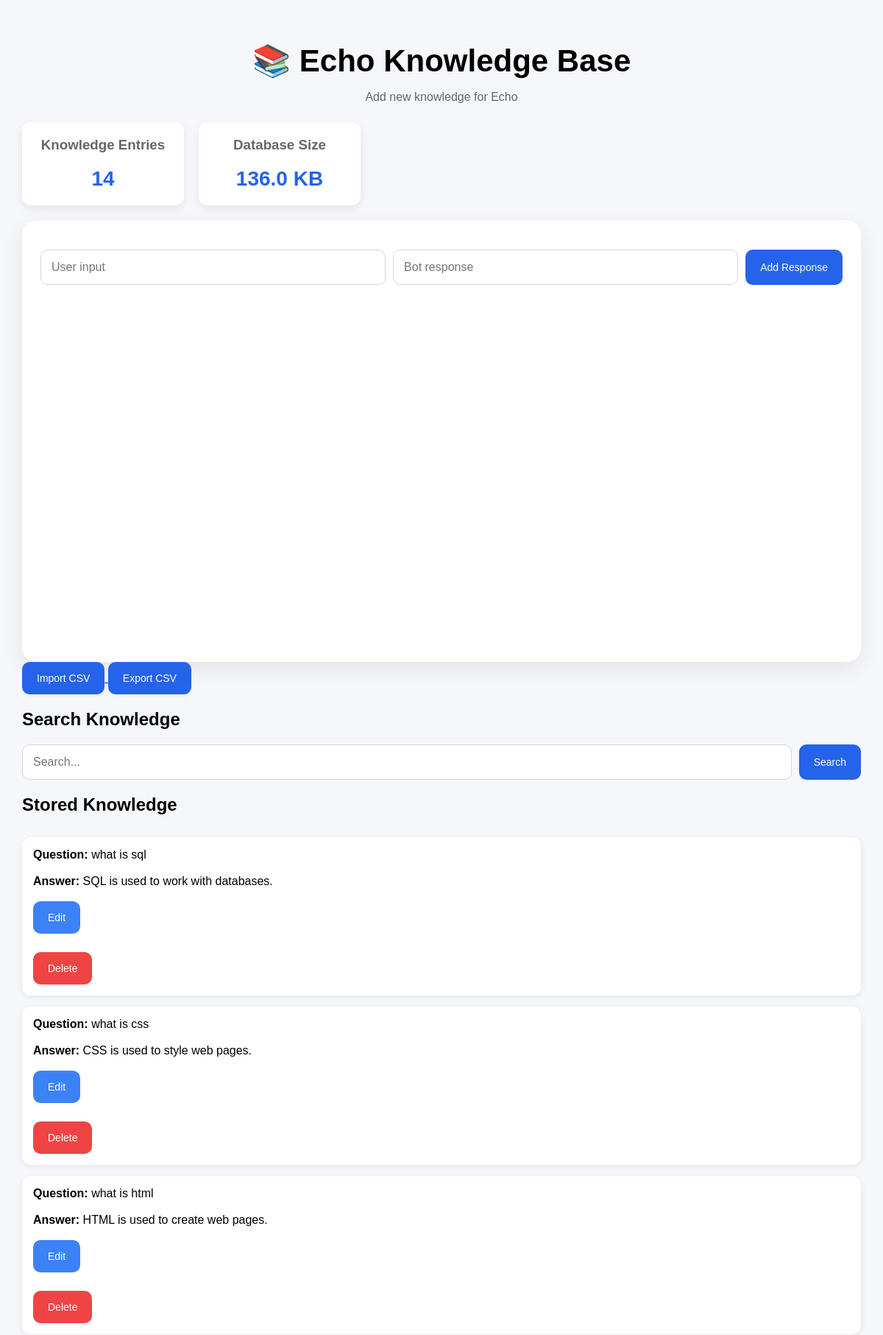
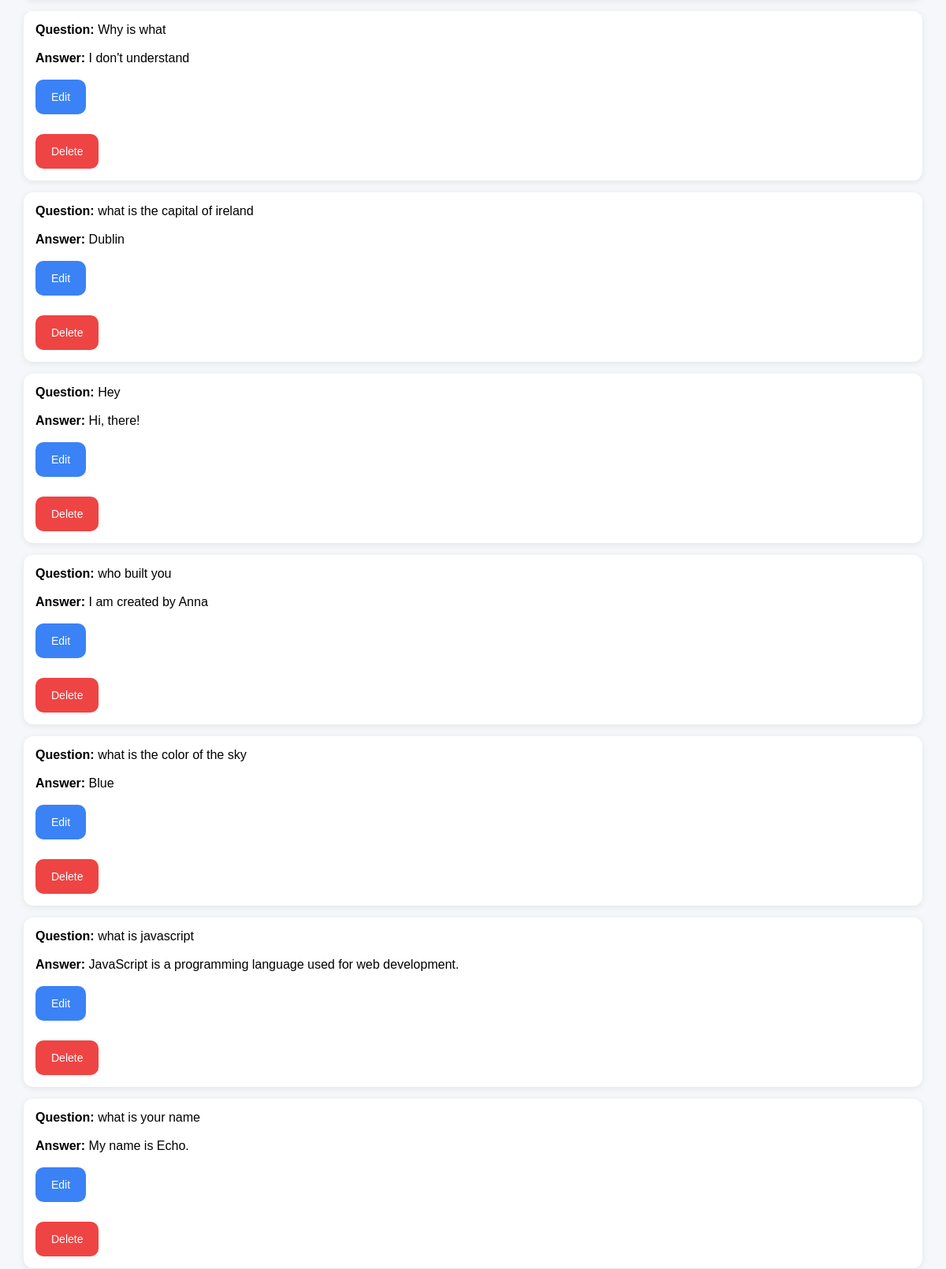
The page /admin (upper part) on the database its author committed (2 pictures, top to bottom).
### tables this page shows
CREATE TABLE responses (
    id INTEGER PRIMARY KEY AUTOINCREMENT,
    user_input TEXT NOT NULL,
    bot_response TEXT NOT NULL
, embedding TEXT);

### app.py (the view, shortened to what this page needs)
@app.route("/admin", methods=["GET", "POST"])
def admin():
    search_term = request.args.get(
        "search",
        ""
    )
    if search_term:
        knowledge = search_knowledge(
            search_term
        )
    else:
        knowledge = get_all_knowledge()
    knowledge_count = (
        get_knowledge_count()
    )
    database_size = (
        get_database_size()
    )
    return render_template(
        "admin.html",
        knowledge=knowledge,
        knowledge_count=knowledge_count,
        database_size=database_size,
    )

### utils/database.py (called while the page is built)
def get_all_knowledge():
    import sqlite3
    connection = sqlite3.connect(
        "data/responses.db"
    )
    cursor = connection.cursor()
    cursor.execute(
        """
        SELECT
            id,
            user_input,
            bot_response
        FROM responses
        ORDER BY id DESC
        """
    )
    knowledge = cursor.fetchall()
    connection.close()
    return knowledge

def get_knowledge_count():
    import sqlite3
    connection = sqlite3.connect(
        "data/responses.db"
    )
    cursor = connection.cursor()
    cursor.execute(
        """
        SELECT COUNT(*)
        FROM responses
        """
    )
    count = cursor.fetchone()[0]
    connection.close()
    return count

def get_database_size():
    import os
    size = os.path.getsize(
        "data/responses.db"
    )
    return round(
        size / 1024,
        2
    )

### templates/admin.html (shortened to what this page needs)
<!DOCTYPE html>
<html>
<head>
    <link
        rel="stylesheet"
        href="{{ url_for('static', filename='styles.css') }}"
    >
</head>
<body>
    <div class="header">
        <h1>📚 Echo Knowledge Base</h1>
        <p>Add new knowledge for Echo</p>
    </div>
    <div class="stats-container">
        <div class="stat-card">
            <h3>
                Knowledge Entries
            </h3>
            <p>
                {{ knowledge_count }}
            </p>
        </div>
        <div class="stat-card">
            <h3>
                Database Size
            </h3>
            <p>
                {{ database_size }} KB
            </p>
        </div>
    </div>
    <div class="chat-container">
        <form method="POST">
            <input
                type="text"
                name="user_input"
                placeholder="User input"
                required
            >
            <input
                type="text"
                name="bot_response"
                placeholder="Bot response"
                required
            >
            <button type="submit">
                Add Response
            </button>
        </form>
    </div>
    <a href="/import">
        <button
            type="button"
        >
            Import CSV
        </button>
    </a>
    <a href="/export">
        <button
            type="button"
        >
            Export CSV
        </button>
    </a>
    <h2>Search Knowledge</h2>
    <form method="GET">
        <input
            type="text"
            name="search"
            value="{{ request.args.get('search', '') }}"
            placeholder="Search..."
        >
        <button type="submit">
            Search
        </button>
    </form>
    <h2>Stored Knowledge</h2>
    <div class="knowledge-list">
        {% for item in knowledge %}
            <div class="knowledge-card">
                <strong>Question:</strong>
                {{ item[1] }}
                <br><br>
                <strong>Answer:</strong>
                {{ item[2] }}
                <br><br>
                <a
                    href="/edit/{{ item[0] }}"
                >
                    <button
                        type="button"
                        class="edit-button"
                    >
                        Edit
                    </button>
                </a>
                <form
                    action="/delete/{{ item[0] }}"
                    method="POST"
                >
                    <button
                        class="delete-button"
                        type="submit"
                    >
                        Delete
                    </button>
                </form>
            </div>
        {% endfor %}
    </div>
</body>
</html>

### static/styles.css (style rules this page uses)
body { font-family: Arial, sans-serif; background-color: #f5f7fb; margin: 0; padding: 30px; }
.header { text-align: center; margin-bottom: 25px; }
.header h1 { font-size: 42px; margin-bottom: 5px; }
.header p { color: #666; }
.chat-container { background: white; height: 550px; padding: 25px; border-radius: 20px; overflow-y: auto; box-shadow: 0 10px 30px rgba(0, 0, 0, 0.08); }
form { display: flex; gap: 10px; margin-top: 15px; }
input[type="text"] { flex: 1; padding: 14px; border: 1px solid #d1d5db; border-radius: 10px; font-size: 16px; }
button { padding: 14px 20px; border: none; border-radius: 10px; background: #2563eb; color: white; cursor: pointer; font-size: 14px; }
.knowledge-list { margin-top: 30px; }
.knowledge-card { background: white; padding: 15px; margin-bottom: 15px; border-radius: 12px; box-shadow: 0 2px 8px rgba(0,0,0,0.08); }
.delete-button { background-color: #ef4444; color: white; margin-top: 10px; }
.edit-button { background-color: #3b82f6; color: white; margin-right: 10px; }
.stats-container { display: flex; gap: 20px; margin-bottom: 20px; }
.stat-card { background: white; padding: 20px; border-radius: 12px; min-width: 180px; text-align: center; box-shadow: 0 4px 12px rgba(0,0,0,0.08); }
.stat-card h3 { margin-top: 0; color: #666; }
.stat-card p { font-size: 28px; font-weight: bold; margin: 10px 0 0 0; color: #2563eb; }

### rows shown on the page
responses: user_input "what is sql", bot_response "SQL is used to work with databases."
responses: user_input "what is css", bot_response "CSS is used to style web pages."
responses: user_input "what is html", bot_response "HTML is used to create web pages."
responses: user_input "Why is what", bot_response "I don't understand"
responses: user_input "what is the capital of ireland", bot_response "Dublin"
responses: user_input "Hey", bot_response "Hi, there!"
responses: user_input "who built you", bot_response "I am created by Anna"
responses: user_input "what is the color of the sky", bot_response "Blue"
responses: user_input "what is javascript", bot_response "JavaScript is a programming language used for web development."
responses: user_input "what is your name", bot_response "My name is Echo."

### other values the page prints
{{ knowledge_count }} "14"
{{ database_size }} "136.0"
